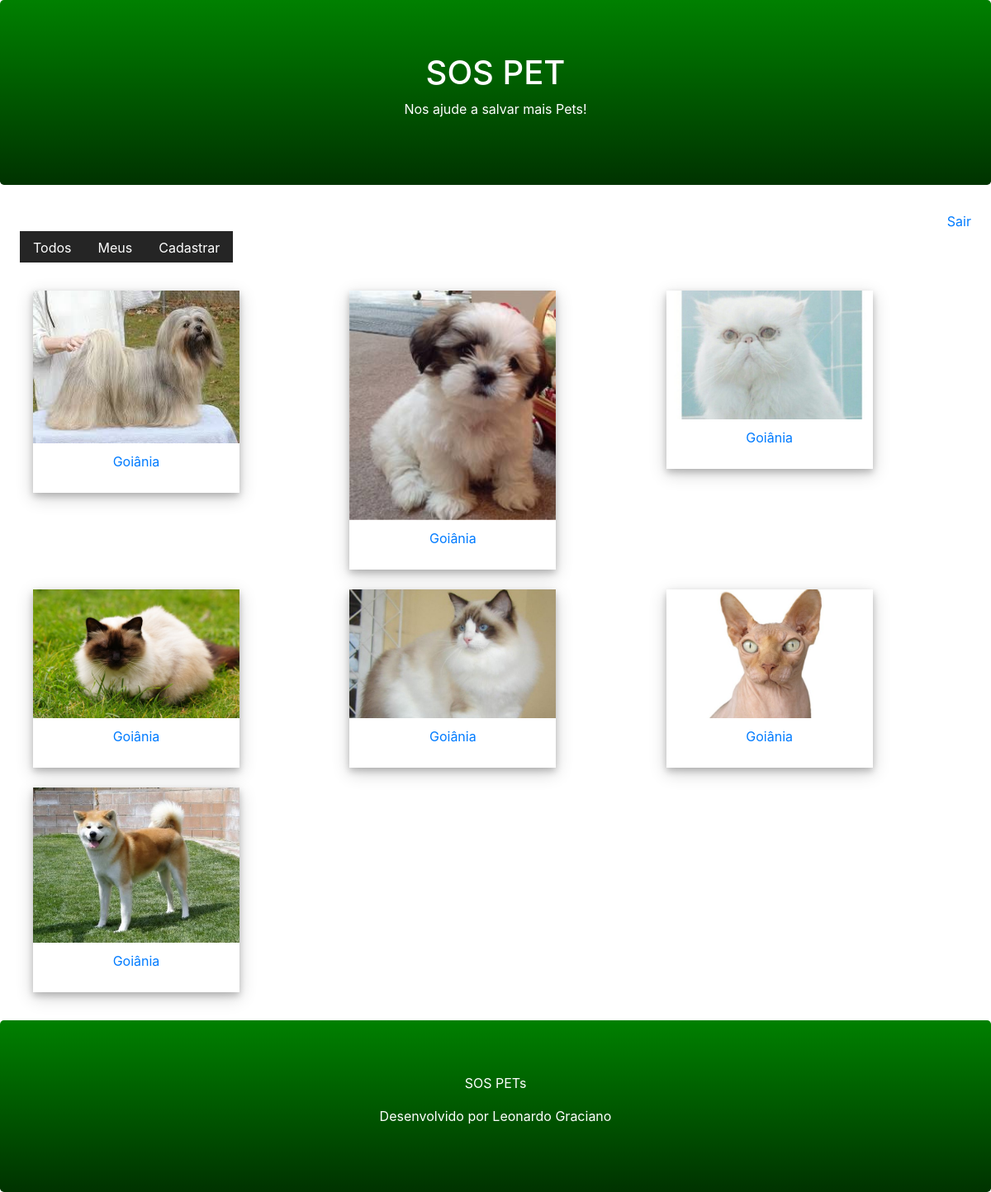
Page /pet/all/ (signed in) on the earlier database version.
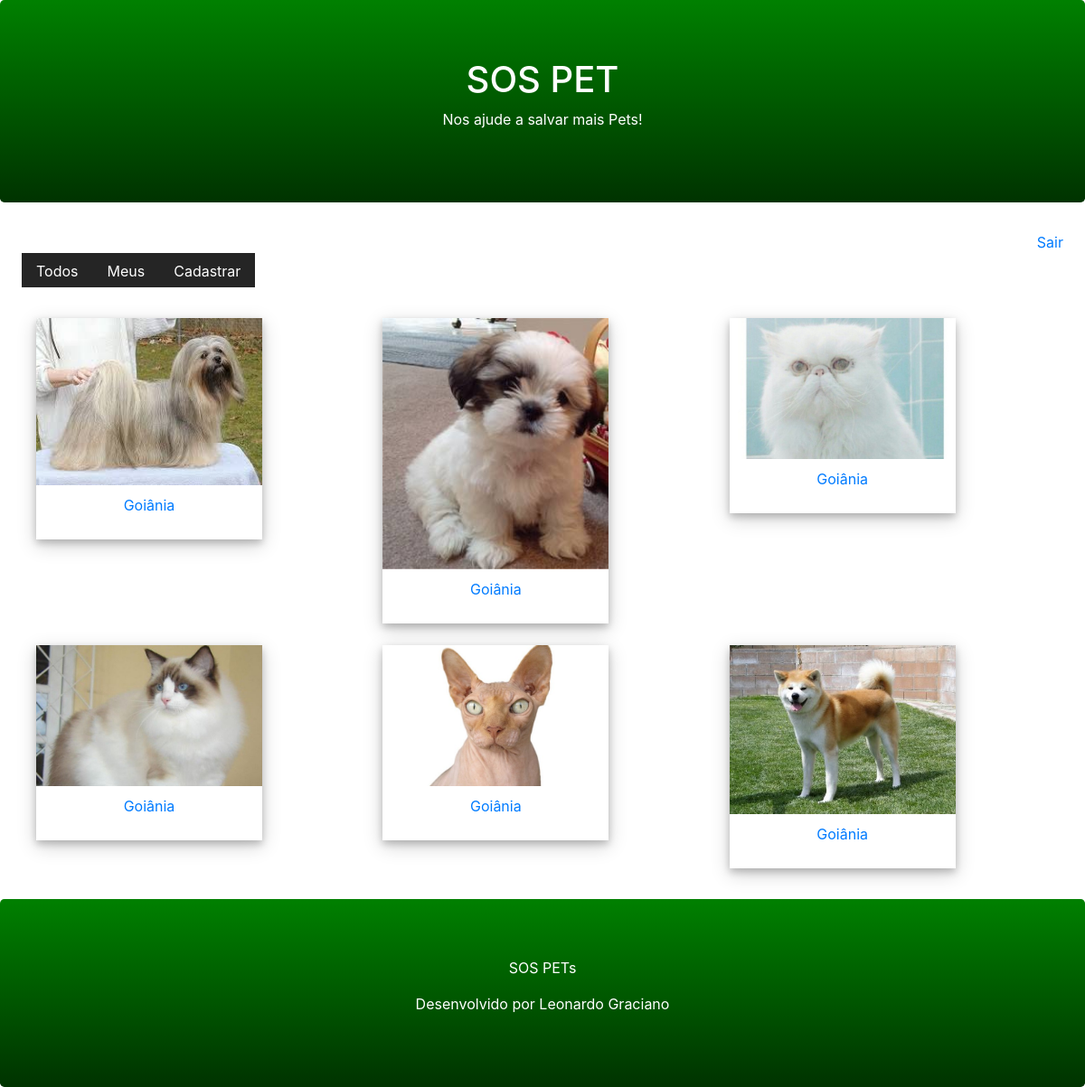
Same page on the later database version.
### core/models.py (models this page shows, shortened)
class Pet(models.Model):
    cidade = models.CharField(max_length=50)
    descrição = models.TextField()
    telefone = models.CharField(max_length=15)
    email = models.EmailField(max_length=254)
    data_de_crianção = models.DateTimeField(auto_now_add=True)
    foto = models.ImageField(upload_to='pet')
    ativo = models.BooleanField(default=True)
    usuário = models.ForeignKey(User, on_delete=models.CASCADE)
    class Meta:
        db_table = 'pet'
        pass

### core/views.py (the view)
# urls.py: path('pet/all/', views.list_all_pets),
@login_required(login_url='/login/')
def list_all_pets(request):
    pet = Pet.objects.filter(ativo=True)
    return render(request, 'list.html', {'pet': pet})

### templates/list.html (shortened to what this page needs)
{% extends "model-page.html" %}
{% block conteudo %}
    <div class="container">
            <div class="row">
                {% for p in pet %}
                    <div class="col-sm-12 col-md-6 col-lg-4">
                        <a href="../detail/{{ p.id }}">
                            <div class="polaroid">
                                <img src="{{ p.foto.url }}" alt="Norway" style="width:100%">
                                <div class="container">
                                    <p>{{ p.cidade }}</p>
                                </div>
                            </div>
                        </a>
                        <br>
                    </div>
                {% endfor %}
            </div>
        </div>
{% endblock %}

### templates/model-page.html (shortened to what this page needs)
<!DOCTYPE html>
<html>
    <head>
        {% include "model-header.html" %}
    </head>
    <body>
        {% block conteudo %}{% endblock %}
        {% include "model-footer.html" %}
    </body>
</html>

### templates/model-header.html (shortened to what this page needs)
<link rel="stylesheet" href="https://maxcdn.bootstrapcdn.com/bootstrap/4.1.3/css/bootstrap.min.css">
<div class="jumbotron header text-center">
    <h1>SOS PET</h1>
    <p>Nos ajude a salvar mais Pets!</p>
</div>
<div class="text-right mr-4">
    <a href="/logout/">Sair</a>
</div>
<div id="menu">
    <ul class="nav ml-4">
        <li class="nav-item">
            <a class="nav-link" href="/pet/all/">Todos</a>
        </li>
        <li class="nav-item">
            <a class="nav-link" href="/pet/user/">Meus</a>
        </li>
        <li class="nav-item">
            <a class="nav-link" href="/pet/register/">Cadastrar</a>
        </li>
    </ul>
</div>
<br>

### templates/model-footer.html (shortened to what this page needs)
<div class="jumbotron footer text-center">
    <p>SOS PETs</p>
    <p>Desenvolvido por Leonardo Graciano</p>
</div>

### templates/list.html (style rules this page uses)
div.polaroid { width: 250px; box-shadow: 0 4px 8px 0 rgba(0, 0, 0, 0.2), 0 6px 20px 0 rgba(0, 0, 0, 0.19); text-align: center; }
div.container { padding: 10px; }

### templates/model-header.html (style rules this page uses)
#menu a { color: #FFF; background-color: #252525; text-decoration: none; border-bottom: transparent solid 1px; padding-bottom: 5px; }
.jumbotron.header { background-color: green; color: white; background-image: linear-gradient(green, #003300); }

### templates/model-footer.html (style rules this page uses)
.jumbotron.footer { background-color: green; color: white; background-image: linear-gradient(green, #003300); margin-bottom: 0; }

Differences in the rows shown:
removed Pet: foto (picture), cidade "Goiânia"
